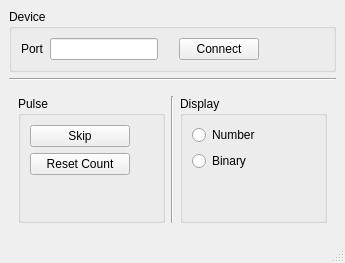
<?xml version="1.0" encoding="UTF-8"?>
<ui version="4.0">
 <class>MainWindow</class>
 <widget class="QMainWindow" name="MainWindow">
  <property name="geometry">
   <rect>
    <x>0</x>
    <y>0</y>
    <width>345</width>
    <height>263</height>
   </rect>
  </property>
  <property name="windowTitle">
   <string>Pulse Skipper</string>
  </property>
  <widget class="QWidget" name="centralwidget">
   <layout class="QVBoxLayout" name="verticalLayout_3">
    <item>
     <widget class="QGroupBox" name="deviceGroupBox">
      <property name="title">
       <string>Device</string>
      </property>
      <layout class="QHBoxLayout" name="horizontalLayout">
       <item>
        <widget class="QLabel" name="label">
         <property name="text">
          <string>Port</string>
         </property>
        </widget>
       </item>
       <item>
        <widget class="QLineEdit" name="portLineEdit">
         <property name="sizePolicy">
          <sizepolicy hsizetype="Fixed" vsizetype="Fixed">
           <horstretch>0</horstretch>
           <verstretch>0</verstretch>
          </sizepolicy>
         </property>
        </widget>
       </item>
       <item>
        <spacer name="horizontalSpacer_2">
         <property name="orientation">
          <enum>Qt::Horizontal</enum>
         </property>
         <property name="sizeType">
          <enum>QSizePolicy::Fixed</enum>
         </property>
         <property name="sizeHint" stdset="0">
          <size>
           <width>15</width>
           <height>20</height>
          </size>
         </property>
        </spacer>
       </item>
       <item>
        <widget class="QPushButton" name="connectPushButton">
         <property name="text">
          <string>Connect</string>
         </property>
        </widget>
       </item>
       <item>
        <spacer name="horizontalSpacer">
         <property name="orientation">
          <enum>Qt::Horizontal</enum>
         </property>
         <property name="sizeHint" stdset="0">
          <size>
           <width>189</width>
           <height>20</height>
          </size>
         </property>
        </spacer>
       </item>
      </layout>
     </widget>
    </item>
    <item>
     <widget class="Line" name="line_2">
      <property name="orientation">
       <enum>Qt::Horizontal</enum>
      </property>
     </widget>
    </item>
    <item>
     <widget class="QWidget" name="widget" native="true">
      <layout class="QHBoxLayout" name="horizontalLayout_2">
       <item>
        <widget class="QGroupBox" name="pulseGroupBox">
         <property name="sizePolicy">
          <sizepolicy hsizetype="Preferred" vsizetype="Preferred">
           <horstretch>0</horstretch>
           <verstretch>0</verstretch>
          </sizepolicy>
         </property>
         <property name="title">
          <string>Pulse</string>
         </property>
         <layout class="QVBoxLayout" name="verticalLayout_2">
          <item>
           <widget class="QPushButton" name="skipPushButton">
            <property name="sizePolicy">
             <sizepolicy hsizetype="Fixed" vsizetype="Fixed">
              <horstretch>0</horstretch>
              <verstretch>0</verstretch>
             </sizepolicy>
            </property>
            <property name="minimumSize">
             <size>
              <width>100</width>
              <height>0</height>
             </size>
            </property>
            <property name="maximumSize">
             <size>
              <width>100</width>
              <height>16777215</height>
             </size>
            </property>
            <property name="text">
             <string>Skip</string>
            </property>
           </widget>
          </item>
          <item>
           <widget class="QPushButton" name="resetPushButton">
            <property name="sizePolicy">
             <sizepolicy hsizetype="Fixed" vsizetype="Fixed">
              <horstretch>0</horstretch>
              <verstretch>0</verstretch>
             </sizepolicy>
            </property>
            <property name="minimumSize">
             <size>
              <width>100</width>
              <height>0</height>
             </size>
            </property>
            <property name="maximumSize">
             <size>
              <width>100</width>
              <height>16777215</height>
             </size>
            </property>
            <property name="text">
             <string>Reset Count</string>
            </property>
           </widget>
          </item>
          <item>
           <spacer name="verticalSpacer_2">
            <property name="orientation">
             <enum>Qt::Vertical</enum>
            </property>
            <property name="sizeHint" stdset="0">
             <size>
              <width>20</width>
              <height>0</height>
             </size>
            </property>
           </spacer>
          </item>
         </layout>
        </widget>
       </item>
       <item>
        <widget class="Line" name="line">
         <property name="orientation">
          <enum>Qt::Vertical</enum>
         </property>
        </widget>
       </item>
       <item>
        <widget class="QGroupBox" name="displayGroupBox">
         <property name="title">
          <string>Display</string>
         </property>
         <layout class="QVBoxLayout" name="verticalLayout">
          <item>
           <widget class="QRadioButton" name="numberRadioButton">
            <property name="text">
             <string>Number</string>
            </property>
           </widget>
          </item>
          <item>
           <widget class="QRadioButton" name="binaryRadioButton">
            <property name="text">
             <string>Binary</string>
            </property>
           </widget>
          </item>
          <item>
           <spacer name="verticalSpacer">
            <property name="orientation">
             <enum>Qt::Vertical</enum>
            </property>
            <property name="sizeHint" stdset="0">
             <size>
              <width>20</width>
              <height>7</height>
             </size>
            </property>
           </spacer>
          </item>
         </layout>
        </widget>
       </item>
      </layout>
     </widget>
    </item>
   </layout>
  </widget>
  <widget class="QMenuBar" name="menubar">
   <property name="geometry">
    <rect>
     <x>0</x>
     <y>0</y>
     <width>345</width>
     <height>25</height>
    </rect>
   </property>
  </widget>
  <widget class="QStatusBar" name="statusbar"/>
 </widget>
 <resources/>
 <connections/>
</ui>
